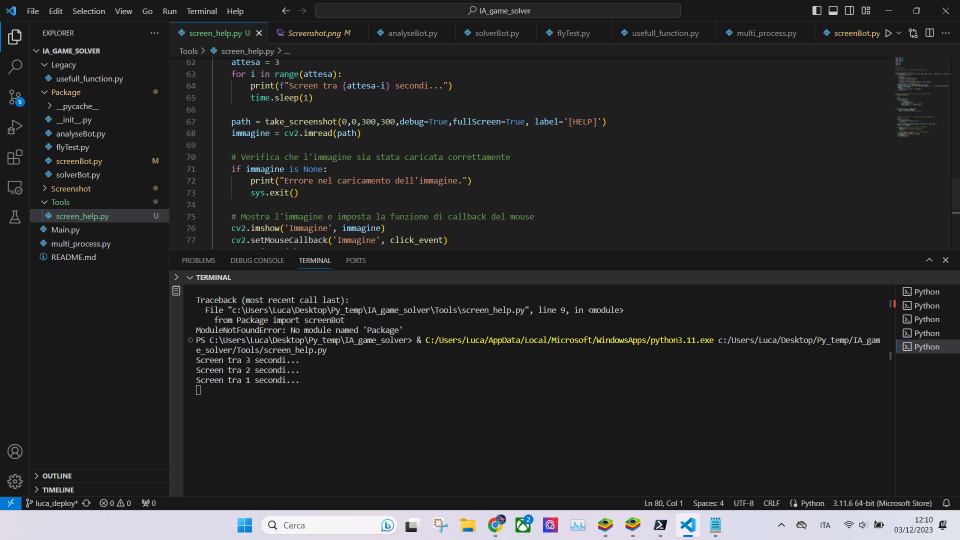
#> input picture Screenshot/screenshot[HELP].png, 1920 x 1080 px, found by its file name (shown at 1/2 size)
$ python analyseBot.py ../../Screenshot/Screenshot.png
#> lines starting #> are read from the running program, lines starting #| are printed output that depends on the picture
### versione1/Package/solverBot.py
import pyautogui
from colorama import Fore, Style
import os
import cv2

# [7 lines that do not run on import are left out]


# Setting
os.system("color")  # abilita i colori nella shell


# Global
delay_keyPress_single = 0.04
delay_keyPress_combo = 0.01
num_righe = 6
num_colonne = 5
offset = 100

# {Fore.GREEN}{datetime.datetime.now().strftime('%H:%M:%S:%f')[:-3]} \t
# 6a

mm1 = [
    [1, 2, 3, 3, 5],
    [2, 1, 1, 5, 5],
    [5, 5, 3, 2, 1],
    [1, 3, 3, 4, 2],
    [1, 2, 2, 3, 3],
    [5, 5, 3, 1, 5]
]

mm2 = [
    [0, 1, 3, 4, 5],
    [4, 3, 2, 1, 4],
    [1, 2, 3, 4, 5],
    [2, 2, 3, 1, 1],
    [1, 2, 2, 4, 4],
    [1, 2, 4, 4, 5]
]


dizionario_movimenti = {
    # R0
    'M[0][0] basso': 'a+',
    'M[0][0] dx': 'b+',
    'M[0][1] sx': 'c+',
    'M[0][1] basso': 'd+',
    'M[0][1] dx': 'e+',
    'M[0][2] sx': 'f+',
    'M[0][2] basso': 'g+',
    'M[0][2] dx': 'h+',
    'M[0][3] sx': 'i+',
    'M[0][3] basso': 'j+',
    'M[0][3] dx': 'k+',
    'M[0][4] sx': 'l+',
    'M[0][4] basso': 'm+',
    # R1
    'M[1][0] basso': 'n+',
    'M[1][0] dx': 'o+',
    'M[1][0] alto': 'p+',
    'M[1][1] sx': 'q+',
    'M[1][1] basso': 'r+',
    'M[1][1] dx': 's+',
    'M[1][1] alto': 't+',
    'M[1][2] sx': 'u+',
    'M[1][2] basso': 'v+',
    'M[1][2] dx': 'x+',
    'M[1][2] alto': 'y+',
    'M[1][3] sx': 'z+',
    'M[1][3] basso': 'w+',
    'M[1][3] dx': '1+',
    'M[1][3] alto': '2+',
    'M[1][4] sx': '3+',
    'M[1][4] basso': '4+',
    'M[1][4] alto': '5+',
    # R2
    'M[2][0] basso': '6+',
    'M[2][0] dx': '7+',
    'M[2][0] alto': '8+',
    'M[2][1] sx': '9+',
    'M[2][1] basso': 'ctrl+a',
    'M[2][1] dx': 'ctrl+b',
    'M[2][1] alto': 'ctrl+c',
    'M[2][2] sx': 'ctrl+d',
    'M[2][2] basso': 'ctrl+e',
    'M[2][2] dx': 'ctrl+f',
    'M[2][2] alto': 'ctrl+g',
    'M[2][3] sx': 'ctrl+h',
    'M[2][3] basso': 'ctrl+i',
    'M[2][3] dx': 'ctrl+j',
    'M[2][3] alto': 'ctrl+k',
    'M[2][4] sx': 'ctrl+l',
    'M[2][4] basso': 'ctrl+m',
    'M[2][4] alto': 'ctrl+n',
    # R3
    'M[3][0] basso': 'ctrl+o',
    'M[3][0] dx': 'ctrl+p',
    'M[3][0] alto': 'ctrl+q',
    'M[3][1] sx': 'ctrl+r',
    'M[3][1] basso': 'ctrl+s',
    'M[3][1] dx': 'ctrl+t',
    'M[3][1] alto': 'ctrl+u',
    'M[3][2] sx': 'ctrl+v',
    'M[3][2] basso': 'ctrl+x',
    'M[3][2] dx': 'ctrl+y',
    'M[3][2] alto': 'ctrl+z',
    'M[3][3] sx': 'ctrl+w',
    'M[3][3] basso': 'ctrl+1',
    'M[3][3] dx': 'ctrl+2',
    'M[3][3] alto': 'ctrl+3',
    'M[3][4] sx': 'ctrl+4',
    'M[3][4] basso': 'ctrl+5',
    'M[3][4] alto': 'ctrl+6',

    # R4
    'M[4][0] basso': 'ctrl+7',
    'M[4][0] dx': 'ctrl+8',
    'M[4][0] alto': 'ctrl+9',
    'M[4][1] sx': 'alt+a',
    'M[4][1] basso': 'alt+b',
    'M[4][1] dx': 'alt+c',
    'M[4][1] alto': 'alt+d',
    'M[4][2] sx': 'alt+e',
    'M[4][2] basso': 'alt+f',
    'M[4][2] dx': 'alt+g',
    'M[4][2] alto': 'alt+h',
    'M[4][3] sx': 'alt+i',
    'M[4][3] basso': 'alt+j',
    'M[4][3] dx': 'alt+k',
    'M[4][3] alto': 'alt+l',
    'M[4][4] sx': 'alt+m',
    'M[4][4] basso': 'alt+n',
    'M[4][4] alto': 'alt+o',
    # R5
    'M[5][0] dx': 'alt+p',
    'M[5][0] alto': 'alt+q',
    'M[5][1] sx': 'alt+r',
    'M[5][1] dx': 'alt+s',
    'M[5][1] alto': 'alt+t',
    'M[5][2] sx': 'alt+u',
    'M[5][2] dx': 'alt+v',
    'M[5][2] alto': 'alt+x',
    'M[5][3] sx': 'alt+y',
    'M[5][3] dx': 'alt+z',
    'M[5][3] alto': 'alt+w',
    'M[5][4] sx': 'alt+1',
    'M[5][4] alto': 'alt+2',
}


# [162 lines left out: functions send_input_gui, check_adj_row, check_adj_column, valid_bound, valid_col_bound, check_column_feasibility and 2 more, not called in this run]


# Funzione che passata un img aperta con opencv2, restituisce una matrice di immagini ritagliate
def matrix_from_img(img, delay=200, open_img=False):
    # Dimnensione immagine
    altezza_immagine, larghezza_immagine, _ = img.shape

    # Calcola le dimensioni delle celle nella tua nuova griglia
    larghezza_cella = larghezza_immagine // num_colonne
    altezza_cella = altezza_immagine // num_righe

    coordinate_celle = []

    matrice_immagini = [
        [],
        [],
        [],
        [],
        [],
        []
    ]

    for riga in range(num_righe):
        for colonna in range(num_colonne):
            # Calcola le coordinate della cella corrente
            x1 = colonna * larghezza_cella
            y1 = riga * altezza_cella
            x2 = x1 + larghezza_cella
            y2 = y1 + altezza_cella

            # Aggiungi le coordinate alla lista
            coordinate_celle.append((x1, y1, x2, y2))

            # Ritaglia la cella dall'immagine
            cell_img = img[y1:y2, x1:x2]
            # cv2.imshow("Cella Ritagliata", cell_img)
            # cv2.waitKey(2000)
            matrice_immagini[riga].append(cell_img)

    if (open_img):
        cont = 1
        for i in range(num_righe):
            for j in range(num_colonne):
                cv2.imshow(f"Immagine {cont}",
                           matrice_immagini[i][j])
                cv2.waitKey(delay)
                cont += 1
        cv2.destroyAllWindows()

    return matrice_immagini


# MAIN
# [2 lines that do not run on import are left out]

### Package/decoratori.py
import functools
import datetime
from colorama import Fore, Style


# [5 lines that do not run on import are left out]


def timestamp_decorator(func):
    # [8 lines left out: function wrapper, not called in this run]
    return wrapper

### versione1/Package/analyseBot.py
import cv2
import numpy as np
import sys
import time

if __name__ == "__main__":
    import solverBot
    import decoratori
else:
    from Package import solverBot
    from Package import decoratori

# GLOBALS

sfondo_R = (200, 250)
sfondo_G = (180, 220)
sfondo_B = (180, 230)

# Dimensione matrice
num_righe = solverBot.num_righe
num_colonne = solverBot.num_colonne


# Struttura dati che tiene i dati di check ( Green , Red )
defalt_pixel = {
    'hat': (42, 41),
    'iced_hat': (47, 61),
    'skate': (29, 33),
    'iced_skate': (32, 41),
    'pizza': (26, 21),
    'iced_pizza': (25, 45),
    'can': (39, 18),
    'iced_can': (28, 56),
    'star': (20, 11)}

default_name = {
    'hat': 1,
    'iced_hat': 1,
    'skate': 2,
    'iced_skate': 2,
    'pizza': 3,
    'iced_pizza': 3,
    'can': 4,
    'iced_can': 4,
    'star': 5,
    'Unknown_Item': 0
}


# Classe per gli oggetti
class item:
    def __init__(self, green, red, nome="General_item"):
        self.nome = nome
        self.green = green
        self.red = red
        self.sum = green+red

    def getItemType(self, debug=False):

        # Hat
        for incertezza in range(2, 4):
            if self.__isInIntervall('hat', incertezza, debug):
                return "hat"
            elif self.__isInIntervall('skate', incertezza, debug):
                return "skate"
            elif self.__isInIntervall('pizza', incertezza, debug):
                return "pizza"
            elif self.__isInIntervall('can', incertezza, debug):
                return "can"
            elif self.__isInIntervall('star', incertezza, debug):
                return "star"
            elif self.__isInIntervall('iced_hat', incertezza, debug):
                return "iced_hat"
            elif self.__isInIntervall('iced_skate', incertezza, debug):
                return "iced_skate"
            elif self.__isInIntervall('iced_pizza', incertezza, debug):
                return "iced_pizza"
            elif self.__isInIntervall('iced_can', incertezza, debug):
                return "iced_can"

        return "Unknown_Item"

    def __isInIntervall(self, type, incertezza, debug=False):
        default_green = defalt_pixel[type][0]
        default_red = defalt_pixel[type][1]
        default_sum = default_green + default_red
        valutation = ((abs(self.sum-default_sum) <= incertezza*2) and
                      ((abs(self.green-default_green) <= incertezza) and (abs(self.red-default_red) <= incertezza)))
        if (debug):
            print(f"Type : {type}--------------")
            print(f"Incertezza : {incertezza}\nSum : {self.sum}\nDefault_sum = {default_sum}\nGreen/Default : {self.green}/{default_green}\nRed/Default : {self.red}/{default_red}")
            """return   (  (abs(self.sum-default_sum) < incertezza*2 ) and
                 (  (abs(self.green-default_green) < incertezza) and (abs(self.red-default_red) < incertezza) ) )"""

        return valutation


# Dato l'array dei pixel, scarta i pixel di sfondo e fa una media degli altri
def avg_channel(array, channel_type='R'):
    sum = 0
    if (channel_type == 'R'):
        indice = 2
        for i in array:
            elem = i[indice]
            # In questo modo scarta i pixel di sfondo
            if (not (elem >= sfondo_R[0] and elem <= sfondo_R[1])):
                sum = sum + elem
    elif (channel_type == 'G'):
        indice = 1
        for i in array:
            elem = i[indice]
            # In questo modo scarta i pixel di sfondo
            if (not (elem >= sfondo_G[0] and elem <= sfondo_G[1])):
                sum = sum + elem
    else:
        indice = 0
        for i in array:
            elem = i[indice]
            # In questo modo scarta i pixel di sfondo
            if (not (elem >= sfondo_B[0] and elem <= sfondo_B[1])):
                sum = sum + elem

    return sum/len(array)


# Data un immagine restituisce alcune informazioni sull'immagine
def analizza_immagine(immagine, debug=False):

    # Esempio di operazioni di analisi dei dati dell'immagine
    altezza, larghezza, canali = immagine.shape

    # Crea un array di pixel ( ogni pixel è un array di 3 )
    arr = []
    for i in range(altezza):
        for j in range(larghezza):
            arr.append(immagine[i, j])

    green = int(avg_channel(arr, "G"))
    red = int(avg_channel(arr, "R"))
    output_analysis = item(green, red)

    # Debug
    if (debug):
        numero_pixel = altezza * larghezza
        print("\n")
        print(f"Altezza: {altezza} pixel")
        print(f"Larghezza: {larghezza} pixel")
        print(f"Numero di pixel: {numero_pixel}")
        print("-----------------------------------")
        print(output_analysis.getItemType(debug=True))
        time.sleep(1)
        print("-----------------------------------")
        print(f'Green : {green}')
        print(f'Red : {red}')
        print("\n")

    return (output_analysis.getItemType())


# Stampa una matrice di numrighe,numcolonne elementi
def print_matrix(matrix):

    for i in range(num_righe):
        for j in range(num_colonne):
            print(str(matrix[i][j]), end=" ")
        print()

# True -> matrice senza unknown elements   False -> matrice con elementi sconosciuti


def checkMatrixProduct(matrix):

    prod = 1
    for i in range(num_righe):
        for j in range(num_colonne):
            prod *= int(matrix[i][j])

    return prod


# MAIN

if (__name__ == "__main__"):

    inizio = time.time()


    nome_file_immagine = "Screenshot/Screenshot.png"
    nome_file_immagine = "Screenshot/screenshot[HELP].png"


    immagine = cv2.imread(nome_file_immagine)
#> immagine is the input picture: shape (1080, 1920, 3); mean B, G, R 42.2, 41.8, 41.5

    # Verifica che l'immagine sia stata caricata correttamente
    if immagine is None:
        print("Errore nel caricamento dell'immagine.")
        sys.exit()

    x_inizio, y_inizio, larghezza, altezza = 16, 30, 455, 546
    immagine_ritagliata = immagine[y_inizio:y_inizio +
                                   altezza, x_inizio:x_inizio + larghezza]
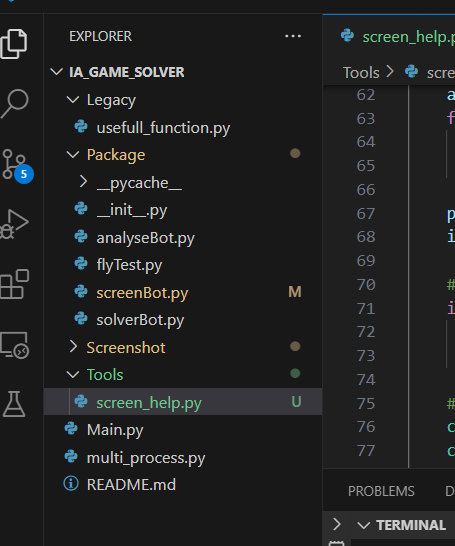
#> immagine_ritagliata: shape (546, 455, 3); mean B, G, R 34, 33.8, 33

    matrix_img = solverBot.matrix_from_img(
        immagine_ritagliata, 500, open_img=False)
#> after the loop in matrix_from_img, `for riga in range(num_righe):`: coordinate_celle = 30 items, first 6: (0, 0, 91, 91), (91, 0, 182, 91), (182, 0, 273, 91), (273, 0, 364, 91), (364, 0, 455, 91), (0, 91, 91, 182)
#> matrix_img = 6 items
    matrix_item = [[], [], [], [], [], []]
    matrix_number = [[], [], [], [], [], []]

    for i in range(num_righe):
        for j in range(num_colonne):
            res = analizza_immagine(matrix_img[i][j], debug=False)
            matrix_item[i].append(res)
            matrix_number[i].append(default_name[str(res)])

    print_matrix(matrix_item)

    script_name = sys.argv[0]
    fine = time.time()
    tempo_esecuzione = fine - inizio
    print(
        f"La funzione '{script_name}' ha impiegato {tempo_esecuzione:.4f} secondi.")
